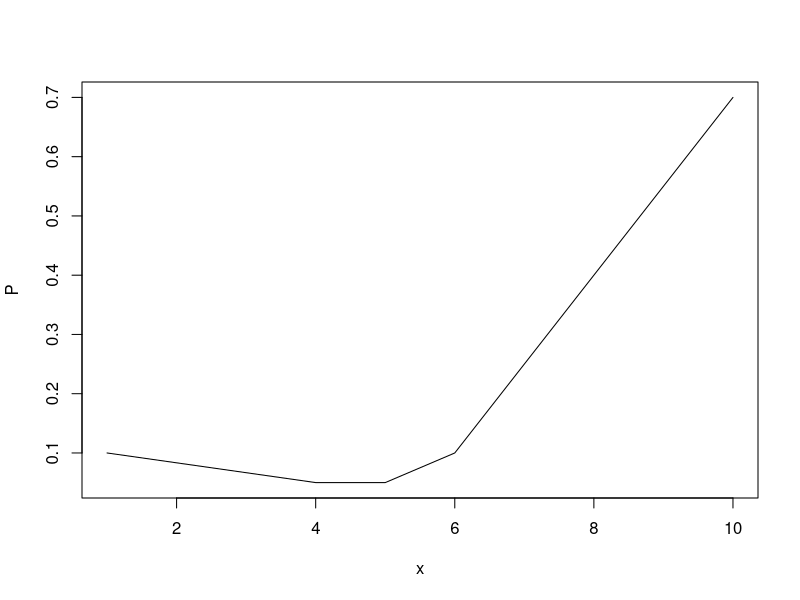

Recreate this plot in R.
#quest 1
x<-c(1,4,5,6,10)
P<-c(0.1,0.05,0.05,0.1,0.7)

plot(x,P, type='l')

mean<-crossprod(x, P) #Excel - sumprod
var<-crossprod(x^2, P)-crossprod(x, P)^2
sqrt(var)

-3.054096+8.15 #left part of the abs
3.054096+8.15 #right part of the abs

#quest2
integrand <-function(x){x^2}
integrate(integrand, lower = -3, upper = 5)$value

C<-3/(5^3-(-3)^3)
integrand <-function(x){x^3}
Ex<-C*integrate(integrand, lower = -3, upper = 5)$value

integrand <-function(x){x^4}
Ex2<-C*integrate(integrand, lower = -3, upper = 5)$value

sqrt(Ex2-Ex^2)
  
#quest 3
24*14  #E(Z)
sqrt(24*14)  #sigma(Z)
24*14+336^2 #E(z^2)


#4
0.73*8.7+0.27/0.3
0.73^2*2.9^2+0.27^2/(0.3^2)
pnorm(8,8.7,2.9)*pexp(1.3,0.3,lower.tail=FALSE)

#quest 5
Varx<-(13-(-5))^2/12
Vary<-80*0.1*0.9
cov<-0.4*sqrt(Varx)*sqrt(Vary)
3*(4*8+cov)+12 #E
16*Varx+9*Vary-2*4*3*sqrt(Varx*Vary)*0.4 #Var
